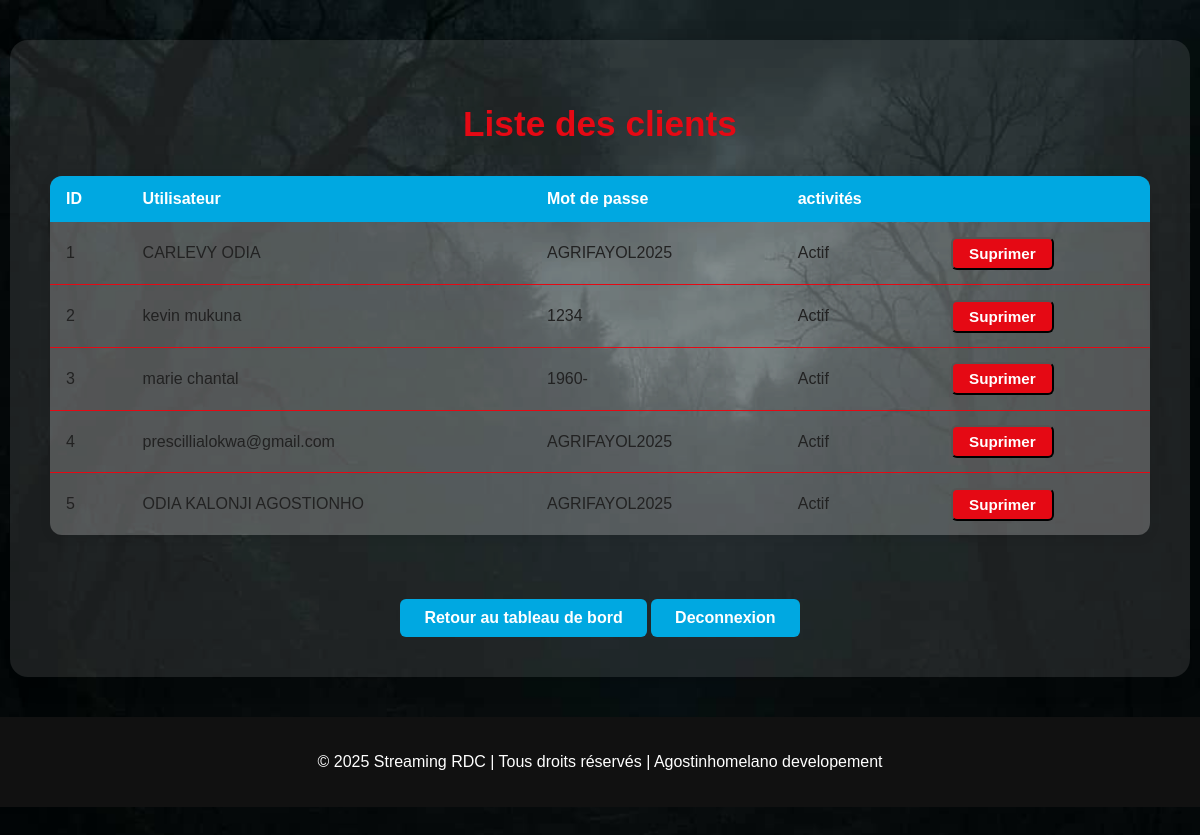
The page /admin/utilisateurs on the database its author committed.
### app.py (models this page shows, shortened)
class Utilisateurs(db.Model):
    id = db.Column(db.Integer, primary_key=True)
    nom = db.Column(db.String(30), nullable=False)
    mdp = db.Column(db.String(200), nullable=False)

### app.py (the view)
@app.route("/admin/utilisateurs")
def list_users():
    users = Utilisateurs.query.all()
    return render_template("admin/list_users.html", users=users)

### templates/admin/list_users.html (shortened to what this page needs)
<!DOCTYPE html>
<html lang="fr">
<head>
  <link rel="stylesheet" href="{{ url_for('static', filename='css/admin.css') }}">
</head>
<body>
  <div class="admin-container">
    <h1>Liste des clients</h1>
    <table class="admin-table">
      <thead>
        <tr>
          <th>ID</th>
          <th>Utilisateur</th>
          <th>Mot de passe</th>
          <th>activités</th>
          <th></th>
        </tr>
      </thead>
      <tbody>
        {% for user in users %}
        <tr>
          <td data-label="ID">{{ user.id }}</td>
          <td data-label="Utilisateur">{{ user.nom }}</td>
          <td data-label="Mot de passe">{{ user.mdp }}</td>
          <td data-label="activités">Actif</td>
          <td>
            <form action="{{url_for('supprimer_utilisateur',id=user.id)}}" method="post" class="delete-form">
                <button type="submit" class="btn-admin">Suprimer</button>
            </form>
          </td>
        </tr>
        {% endfor %}
      </tbody>
    </table>
    <a href="{{ url_for('accueil_admin') }}" class="btn-retour">Retour au tableau de bord</a>
    <a href="{{url_for('deconnexion_admin')}}" class="btn-retour">Deconnexion</a>
  </div>
  <footer>
    <p>© 2025 Streaming RDC | Tous droits réservés | Agostinhomelano developement</p>
  </footer>
</body>
</html>

### static/css/admin.css (style rules this page uses)
body { background: url("../image/backgroud.jpg") no-repeat center center/cover; min-height: 150vh; font-family: Arial, sans-serif; margin: 0; }
.admin-container { max-width: 1100px; margin: 40px auto; background: rgba(255,255,255,0.10); border-radius: 18px; padding: 2.5rem; box-shadow: 0 4px 24px rgba(0,0,0,0.15); color: #0a0a0a; text-align: center; overflow: scroll; scrollbar-width: none; }
.admin-container h1 { margin-bottom: 2rem; color: #e50914; font-size: 2.2rem; }
.btn-admin { display: inline-block; padding: 8px 18px; background: #e50914; color: #fff; border-radius: 6px; text-decoration: none; font-weight: bold; transition: background 0.3s; }
.btn-retour { display: inline-block; margin-top: 2rem; padding: 10px 24px; background: #00A8E1; color: #fff; border-radius: 6px; text-decoration: none; font-weight: bold; transition: background 0.3s; }
footer { background: #111; text-align: center; padding: 20px 0; font-size: 1rem; color: #fff; margin-top: 40px; width: 100%; }

### templates/admin/list_users.html (style rules this page uses)
.admin-table { width: 100%; border-collapse: collapse; margin: 2rem 0; background: rgba(255,255,255,0.15); border-radius: 12px; overflow: hidden; box-shadow: 0 2px 12px rgba(0,0,0,0.08); }
.admin-table th, .admin-table td { padding: 0.9rem 1rem; text-align: left; }
.admin-table th { background: #00A8E1; color: #fff; font-weight: bold; font-size: 1rem; }
.admin-table tr { border-bottom: 1px solid #e50914; }
.admin-table tr:last-child { border-bottom: none; }
.admin-table td { background: rgba(255,255,255,0.10); color: #222; }
.btn-admin { display: inline-block; padding: 6px 16px; background: #e50914; color: #fff; border-radius: 6px; text-decoration: none; font-weight: bold; transition: background 0.3s; font-size: 0.95rem; }

### rows shown on the page
Utilisateurs: id "1", nom "CARLEVY ODIA", mdp "AGRIFAYOL2025"
Utilisateurs: id "2", nom "kevin mukuna", mdp "1234"
Utilisateurs: id "3", nom "marie chantal", mdp "1960-"
Utilisateurs: id "4", nom "prescillialokwa@gmail.com", mdp "AGRIFAYOL2025"
Utilisateurs: id "5", nom "ODIA KALONJI AGOSTIONHO", mdp "AGRIFAYOL2025"
